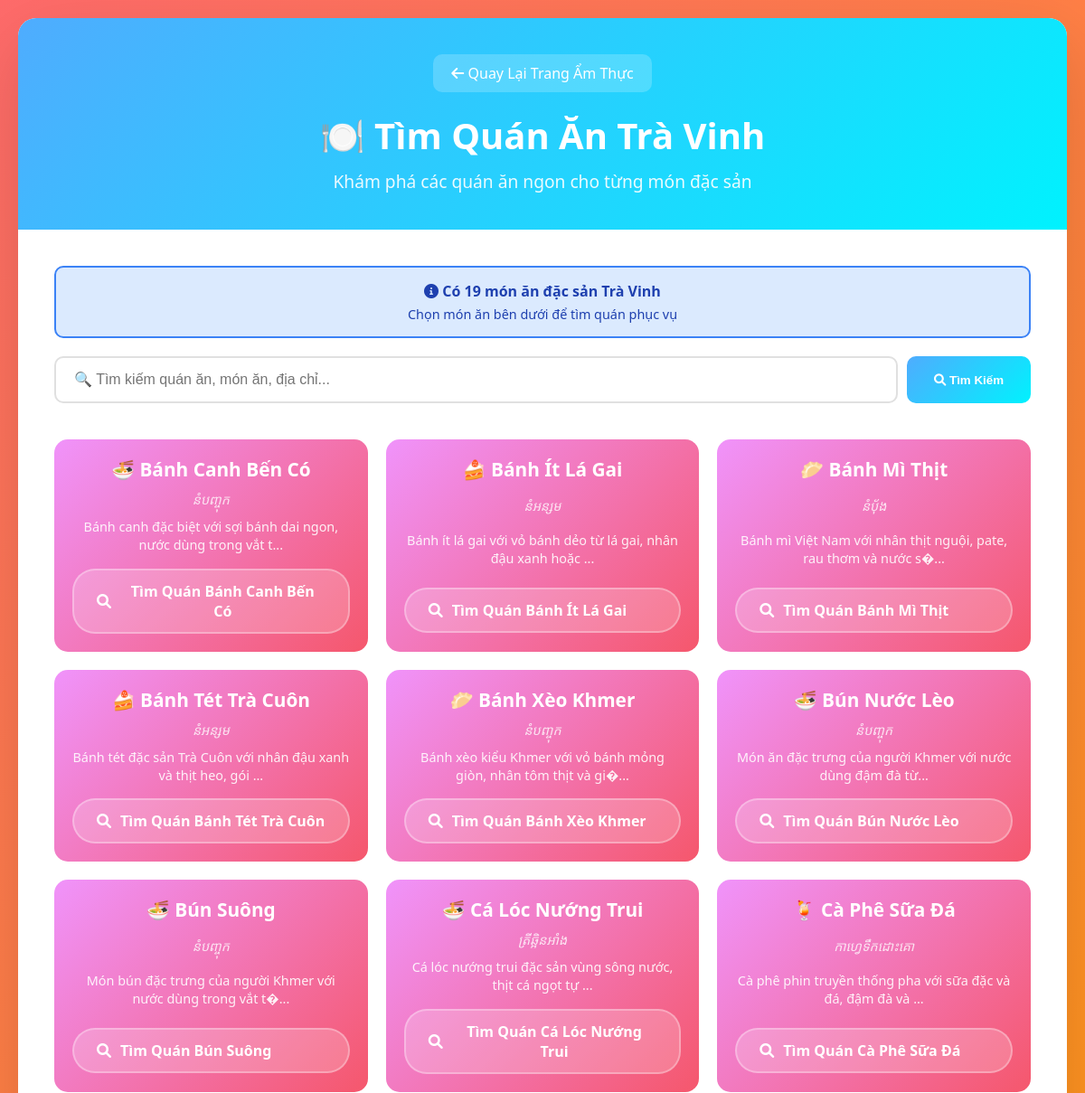
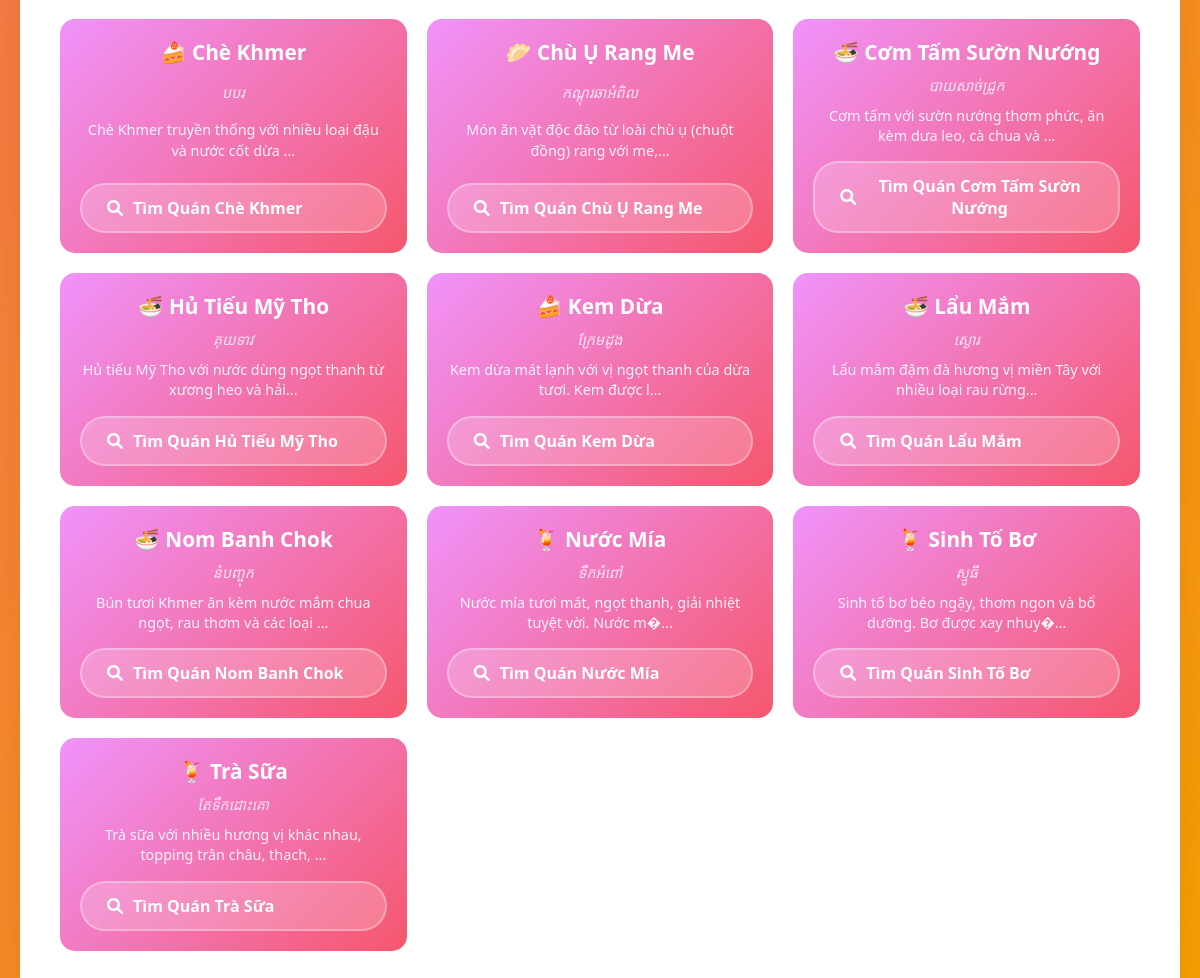
The page /tim-quan-an.php on the database its author committed (2 pictures, top to bottom).
### tables this page shows
CREATE TABLE `foods` (
  `food_id` varchar(100) NOT NULL COMMENT 'ID định danh món ăn',
  `name` varchar(255) NOT NULL,
  `name_vi` varchar(255) NOT NULL,
  `name_khmer` varchar(255) NOT NULL,
  `category` varchar(50) DEFAULT NULL,
  `description` text DEFAULT NULL,
  `ingredients` longtext DEFAULT NULL CHECK (json_valid(`ingredients`)),
  `price_range` varchar(50) DEFAULT NULL,
  `image_url` varchar(255) DEFAULT NULL,
  `origin` varchar(100) DEFAULT NULL,
  `best_time` varchar(100) DEFAULT NULL,
  `status` varchar(50) DEFAULT NULL
);

### models/Food.php (called while the page is built, shortened)
<?php
class Food {
    private $conn;
    private $table_name = "foods";
    public function __construct($db = null) {
        if ($db) {
            $this->conn = $db;
        } else {
            $database = new Database();
            $this->conn = $database->getConnection();
        }
    }
    public function readAll() {
        $query = "SELECT * FROM " . $this->table_name . "
                 WHERE status = 'active'
                 ORDER BY name ASC";
        $stmt = $this->conn->prepare($query);
        $stmt->execute();
        return $stmt;
    }
}
?>

### tim-quan-an.php (the view, shortened to what this page needs)
<?php
require_once 'models/Restaurant.php';
require_once 'models/Food.php';
$foods = [];
try {
    $database = new Database();
    $db = $database->getConnection();
    $food = new Food($db);
    $foodType = isset($_GET['food_type']) ? $_GET['food_type'] : '';
    $searchKeyword = isset($_GET['search']) ? $_GET['search'] : '';
    $stmt = $food->readAll();
    while ($row = $stmt->fetch(PDO::FETCH_ASSOC)) {
        $foods[] = $row;
    }
} catch (Exception $e) {
    $error = $e->getMessage();
    error_log("Error in tim-quan-an.php: " . $error);
}
$categoryIcons = [
    'mon-chinh' => '🍜',
    'mon-an-vat' => '🥟',
    'banh-ngot' => '🍰',
    'do-uong' => '🍹',
    'trang-mieng' => '🍧'
];
?>
<!DOCTYPE html>
<html lang="vi">
<head>
    <link href="https://cdnjs.cloudflare.com/ajax/libs/font-awesome/6.0.0/css/all.min.css" rel="stylesheet">
    <link rel="stylesheet" href="css/restaurant-finder.css">
</head>
<body>
    <div class="container">
        <div class="header">
            <a href="am-thuc.php" class="back-btn">
                <i class="fas fa-arrow-left"></i> Quay Lại Trang Ẩm Thực
            </a>
            <h1>🍽️ Tìm Quán Ăn Trà Vinh</h1>
            <p>Khám phá các quán ăn ngon cho từng món đặc sản</p>
        </div>
        <div class="content">
            <?php if (!empty($foods)): ?>
            <div style="background: #dbeafe; border: 2px solid #3b82f6; color: #1e40af; padding: 15px; border-radius: 10px; margin-bottom: 20px; text-align: center;">
                <strong><i class="fas fa-info-circle"></i> Có <?php echo count($foods); ?> món ăn đặc sản Trà Vinh</strong>
                <p style="margin-top: 5px; font-size: 0.9em;">Chọn món ăn bên dưới để tìm quán phục vụ</p>
            </div>
            <?php endif; ?>
            <div class="search-section">
                <form method="GET" action="" class="search-box">
                    <input type="text" name="search" class="search-input"
                           placeholder="🔍 Tìm kiếm quán ăn, món ăn, địa chỉ..."
                           value="<?php echo htmlspecialchars($searchKeyword); ?>">
                    <button type="submit" class="search-btn">
                        <i class="fas fa-search"></i> Tìm Kiếm
                    </button>
                </form>
            </div>
            <?php if (empty($foodType) && empty($searchKeyword)): ?>
            <?php if (!empty($foods)): ?>
            <div class="food-grid">
                <?php foreach ($foods as $foodItem):
                    $icon = $categoryIcons[$foodItem['category']] ?? '🍽️';
                    $shortDesc = substr($foodItem['description'], 0, 80) . '...';
                ?>
                <a href="?food_type=<?php echo urlencode($foodItem['food_id']); ?>" class="food-card">
                    <h3><?php echo $icon; ?> <?php echo htmlspecialchars($foodItem['name']); ?></h3>
                    <?php if (!empty($foodItem['name_khmer'])): ?>
                        <p style="font-size: 0.9em; opacity: 0.8; font-style: italic; margin-bottom: 10px;">
                            <?php echo htmlspecialchars($foodItem['name_khmer']); ?>
                        </p>
                    <?php endif; ?>
                    <p><?php echo htmlspecialchars($shortDesc); ?></p>
                    <div class="food-btn">
                        <i class="fas fa-search"></i>
                        Tìm Quán <?php echo htmlspecialchars($foodItem['name']); ?>
                    </div>
                </a>
                <?php endforeach; ?>
            </div>
            <?php endif; ?>
            <?php endif; ?>
        </div>
    </div>
</body>
</html>

### tim-quan-an.php (style rules this page uses)
* { margin: 0; padding: 0; box-sizing: border-box; }
body { font-family: 'Segoe UI', Tahoma, Geneva, Verdana, sans-serif; background: linear-gradient(135deg, #ff6b6b 0%, #ffa500 100%); min-height: 100vh; padding: 20px; }
.container { max-width: 1200px; margin: 0 auto; background: white; border-radius: 20px; box-shadow: 0 25px 80px rgba(0, 0, 0, 0.15); overflow: hidden; }
.header { background: linear-gradient(135deg, #4facfe 0%, #00f2fe 100%); color: white; padding: 40px; text-align: center; }
.header h1 { font-size: 2.5em; margin-bottom: 10px; font-weight: 700; }
.header p { font-size: 1.2em; opacity: 0.9; }
.back-btn { display: inline-block; margin-bottom: 20px; padding: 10px 20px; background: rgba(255, 255, 255, 0.2); color: white; text-decoration: none; border-radius: 10px; transition: all 0.3s; }
.content { padding: 40px; }
.search-section { margin-bottom: 40px; }
.search-box { display: flex; gap: 10px; margin-bottom: 20px; }
.search-input { flex: 1; padding: 15px 20px; border: 2px solid #e0e0e0; border-radius: 10px; font-size: 16px; }
.search-btn { padding: 15px 30px; background: linear-gradient(135deg, #4facfe 0%, #00f2fe 100%); color: white; border: none; border-radius: 10px; cursor: pointer; font-weight: 600; transition: all 0.3s; }
.food-grid { display: grid; grid-template-columns: repeat(auto-fill, minmax(280px, 1fr)); gap: 20px; margin-bottom: 40px; }
.food-card { background: linear-gradient(135deg, #f093fb 0%, #f5576c 100%); border-radius: 15px; padding: 20px; color: white; text-align: center; transition: all 0.3s; cursor: pointer; text-decoration: none; display: flex; flex-direction: column; justify-content: space-between; min-height: 200px; }
.food-card h3 { font-size: 1.3em; margin-bottom: 10px; line-height: 1.3; }
.food-card p { margin-bottom: 15px; opacity: 0.9; font-size: 0.9em; line-height: 1.4; }
.food-btn { background: rgba(255, 255, 255, 0.2); border: 2px solid rgba(255, 255, 255, 0.3); color: white; padding: 12px 25px; border-radius: 25px; font-weight: 600; transition: all 0.3s; display: inline-flex; align-items: center; gap: 10px; }

### rows shown on the page
foods: category "🍜", name "Bánh Canh Bến Có", name_khmer "នំបញ្ចុក", description "Bánh canh đặc biệt với sợi bánh dai ngon, nước dùng trong vắt t..."
foods: category "🍰", name "Bánh Ít Lá Gai", name_khmer "នំអន្សម", description "Bánh ít lá gai với vỏ bánh dẻo từ lá gai, nhân đậu xanh hoặc ..."
foods: category "🥟", name "Bánh Mì Thịt", name_khmer "នំបុ័ង", description "Bánh mì Việt Nam với nhân thịt nguội, pate, rau thơm và nước s�..."
foods: category "🍰", name "Bánh Tét Trà Cuôn", name_khmer "នំអន្សម", description "Bánh tét đặc sản Trà Cuôn với nhân đậu xanh và thịt heo, gói ..."
foods: category "🥟", name "Bánh Xèo Khmer", name_khmer "នំបញ្ចុក", description "Bánh xèo kiểu Khmer với vỏ bánh mỏng giòn, nhân tôm thịt và gi�..."
foods: category "🍜", name "Bún Nước Lèo", name_khmer "នំបញ្ចុក", description "Món ăn đặc trưng của người Khmer với nước dùng đậm đà từ..."
foods: category "🍜", name "Bún Suông", name_khmer "នំបញ្ចុក", description "Món bún đặc trưng của người Khmer với nước dùng trong vắt t�..."
foods: category "🍜", name "Cá Lóc Nướng Trui", name_khmer "ត្រីឆ្អិនអាំង", description "Cá lóc nướng trui đặc sản vùng sông nước, thịt cá ngọt tự ..."
foods: category "🍹", name "Cà Phê Sữa Đá", name_khmer "កាហ្វេទឹកដោះគោ", description "Cà phê phin truyền thống pha với sữa đặc và đá, đậm đà và ..."
foods: category "🍰", name "Chè Khmer", name_khmer "បបរ", description "Chè Khmer truyền thống với nhiều loại đậu và nước cốt dừa ..."
foods: category "🥟", name "Chù Ụ Rang Me", name_khmer "កណ្ដុរឆាអំពិល", description "Món ăn vặt độc đáo từ loài chù ụ (chuột đồng) rang với me,..."
foods: category "🍜", name "Cơm Tấm Sườn Nướng", name_khmer "បាយសាច់ជ្រូក", description "Cơm tấm với sườn nướng thơm phức, ăn kèm dưa leo, cà chua và ..."
foods: category "🍜", name "Hủ Tiếu Mỹ Tho", name_khmer "គុយទាវ", description "Hủ tiếu Mỹ Tho với nước dùng ngọt thanh từ xương heo và hải..."
foods: category "🍰", name "Kem Dừa", name_khmer "ក្រែមដូង", description "Kem dừa mát lạnh với vị ngọt thanh của dừa tươi. Kem được l..."
foods: category "🍜", name "Lẩu Mắm", name_khmer "ស្ងោរ", description "Lẩu mắm đậm đà hương vị miền Tây với nhiều loại rau rừng..."
foods: category "🍜", name "Nom Banh Chok", name_khmer "នំបញ្ចុក", description "Bún tươi Khmer ăn kèm nước mắm chua ngọt, rau thơm và các loại ..."
foods: category "🍹", name "Nước Mía", name_khmer "ទឹកអំពៅ", description "Nước mía tươi mát, ngọt thanh, giải nhiệt tuyệt vời. Nước m�..."
foods: category "🍹", name "Sinh Tố Bơ", name_khmer "ស្មូធី", description "Sinh tố bơ béo ngậy, thơm ngon và bổ dưỡng. Bơ được xay nhuy�..."
foods: category "🍹", name "Trà Sữa", name_khmer "តែទឹកដោះគោ", description "Trà sữa với nhiều hương vị khác nhau, topping trân châu, thạch, ..."

### other values the page prints
count($foods) "19"
